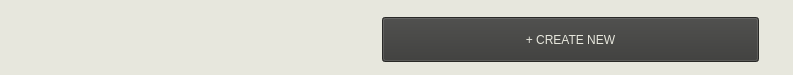
<?xml version="1.0" encoding="UTF-8"?>
<ui version="4.0">
 <class>Form</class>
 <widget class="QWidget" name="Form">
  <property name="geometry">
   <rect>
    <x>0</x>
    <y>0</y>
    <width>793</width>
    <height>75</height>
   </rect>
  </property>
  <property name="sizePolicy">
   <sizepolicy hsizetype="Preferred" vsizetype="Fixed">
    <horstretch>0</horstretch>
    <verstretch>0</verstretch>
   </sizepolicy>
  </property>
  <property name="minimumSize">
   <size>
    <width>0</width>
    <height>75</height>
   </size>
  </property>
  <property name="maximumSize">
   <size>
    <width>16777215</width>
    <height>75</height>
   </size>
  </property>
  <property name="windowTitle">
   <string>Form</string>
  </property>
  <property name="styleSheet">
   <string notr="true">background-color: rgb(231, 231, 221)</string>
  </property>
  <layout class="QGridLayout" name="gridLayout">
   <item row="0" column="0">
    <layout class="QHBoxLayout" name="horizontalLayout">
     <property name="spacing">
      <number>9</number>
     </property>
     <property name="leftMargin">
      <number>0</number>
     </property>
     <property name="topMargin">
      <number>6</number>
     </property>
     <property name="rightMargin">
      <number>0</number>
     </property>
     <item>
      <spacer name="horizontalSpacer">
       <property name="orientation">
        <enum>Qt::Horizontal</enum>
       </property>
       <property name="sizeType">
        <enum>QSizePolicy::Expanding</enum>
       </property>
       <property name="sizeHint" stdset="0">
        <size>
         <width>200</width>
         <height>20</height>
        </size>
       </property>
      </spacer>
     </item>
     <item>
      <widget class="QPushButton" name="createNew">
       <property name="sizePolicy">
        <sizepolicy hsizetype="Fixed" vsizetype="Expanding">
         <horstretch>0</horstretch>
         <verstretch>0</verstretch>
        </sizepolicy>
       </property>
       <property name="minimumSize">
        <size>
         <width>400</width>
         <height>50</height>
        </size>
       </property>
       <property name="styleSheet">
        <string notr="true">QPushButton {
    background-color: rgb(57, 57, 55);
    color: rgb(231, 231, 221);
    font: 75 14pt &quot;SF Pro Bold&quot;;
	padding:10px;
	margin-right:23px;
	margin-bottom:5px;
}

QPushButton:hover {
	border:0px;
    background-color: #63b173;
}
</string>
       </property>
       <property name="text">
        <string>+ CREATE NEW</string>
       </property>
      </widget>
     </item>
    </layout>
   </item>
  </layout>
 </widget>
 <resources/>
 <connections/>
</ui>
